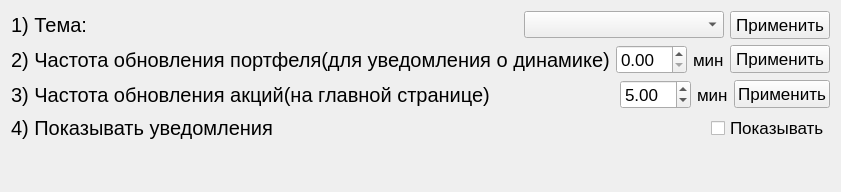
      <widget class="QWidget" name="tab">
       <attribute name="title">
        <string>Настройки⚙️</string>
       </attribute>
       <layout class="QVBoxLayout" name="verticalLayout">
        <item>
         <layout class="QHBoxLayout" name="horizontalLayout">
          <item>
           <widget class="QLabel" name="label">
            <property name="sizePolicy">
             <sizepolicy hsizetype="Expanding" vsizetype="Preferred">
              <horstretch>0</horstretch>
              <verstretch>0</verstretch>
             </sizepolicy>
            </property>
            <property name="font">
             <font>
              <pointsize>15</pointsize>
             </font>
            </property>
            <property name="text">
             <string>1) Тема:</string>
            </property>
           </widget>
          </item>
          <item>
           <widget class="QComboBox" name="comboBox">
            <property name="minimumSize">
             <size>
              <width>200</width>
              <height>0</height>
             </size>
            </property>
            <property name="font">
             <font>
              <pointsize>12</pointsize>
             </font>
            </property>
           </widget>
          </item>
          <item>
           <widget class="QPushButton" name="applay_theme">
            <property name="sizePolicy">
             <sizepolicy hsizetype="Maximum" vsizetype="Fixed">
              <horstretch>0</horstretch>
              <verstretch>0</verstretch>
             </sizepolicy>
            </property>
            <property name="minimumSize">
             <size>
              <width>100</width>
              <height>0</height>
             </size>
            </property>
            <property name="font">
             <font>
              <pointsize>13</pointsize>
             </font>
            </property>
            <property name="text">
             <string>Применить</string>
            </property>
           </widget>
          </item>
         </layout>
        </item>
        <item>
         <layout class="QHBoxLayout" name="horizontalLayout_3">
          <item>
           <widget class="QLabel" name="label_2">
            <property name="sizePolicy">
             <sizepolicy hsizetype="Expanding" vsizetype="Preferred">
              <horstretch>0</horstretch>
              <verstretch>0</verstretch>
             </sizepolicy>
            </property>
            <property name="font">
             <font>
              <pointsize>15</pointsize>
             </font>
            </property>
            <property name="text">
             <string>2) Частота обновления портфеля(для уведомления о динамике)</string>
            </property>
           </widget>
          </item>
          <item>
           <widget class="QDoubleSpinBox" name="doubleSpinBox">
            <property name="font">
             <font>
              <pointsize>13</pointsize>
             </font>
            </property>
           </widget>
          </item>
          <item>
           <widget class="QLabel" name="label_3">
            <property name="font">
             <font>
              <pointsize>13</pointsize>
             </font>
            </property>
            <property name="text">
             <string>мин</string>
            </property>
           </widget>
          </item>
          <item>
           <widget class="QPushButton" name="applay_theme_2">
            <property name="sizePolicy">
             <sizepolicy hsizetype="Maximum" vsizetype="Fixed">
              <horstretch>0</horstretch>
              <verstretch>0</verstretch>
             </sizepolicy>
            </property>
            <property name="minimumSize">
             <size>
              <width>100</width>
              <height>0</height>
             </size>
            </property>
            <property name="font">
             <font>
              <pointsize>13</pointsize>
             </font>
            </property>
            <property name="text">
             <string>Применить</string>
            </property>
           </widget>
          </item>
         </layout>
        </item>
        <item>
         <layout class="QHBoxLayout" name="horizontalLayout_4">
          <item>
           <widget class="QLabel" name="label_4">
            <property name="font">
             <font>
              <pointsize>15</pointsize>
             </font>
            </property>
            <property name="text">
             <string>3) Частота обновления акций(на главной странице)</string>
            </property>
           </widget>
          </item>
          <item>
           <spacer name="horizontalSpacer_5">
            <property name="orientation">
             <enum>Qt::Horizontal</enum>
            </property>
            <property name="sizeHint" stdset="0">
             <size>
              <width>40</width>
              <height>20</height>
             </size>
            </property>
           </spacer>
          </item>
          <item>
           <widget class="QDoubleSpinBox" name="doubleSpinBox_2">
            <property name="font">
             <font>
              <pointsize>13</pointsize>
             </font>
            </property>
            <property name="value">
             <double>5.000000000000000</double>
            </property>
           </widget>
          </item>
          <item>
           <widget class="QLabel" name="label_5">
            <property name="font">
             <font>
              <pointsize>13</pointsize>
             </font>
            </property>
            <property name="text">
             <string>мин</string>
            </property>
           </widget>
          </item>
          <item>
           <widget class="QPushButton" name="applay_theme_3">
            <property name="font">
             <font>
              <pointsize>13</pointsize>
             </font>
            </property>
            <property name="text">
             <string>Применить</string>
            </property>
           </widget>
          </item>
         </layout>
        </item>
        <item>
         <layout class="QHBoxLayout" name="horizontalLayout_2">
          <item>
           <widget class="QLabel" name="label_6">
            <property name="font">
             <font>
              <pointsize>15</pointsize>
             </font>
            </property>
            <property name="text">
             <string>4) Показывать уведомления</string>
            </property>
           </widget>
          </item>
          <item>
           <spacer name="horizontalSpacer_7">
            <property name="orientation">
             <enum>Qt::Horizontal</enum>
            </property>
            <property name="sizeHint" stdset="0">
             <size>
              <width>40</width>
              <height>20</height>
             </size>
            </property>
           </spacer>
          </item>
          <item>
           <widget class="QCheckBox" name="checkBox">
            <property name="font">
             <font>
              <pointsize>13</pointsize>
             </font>
            </property>
            <property name="text">
             <string>Показывать</string>
            </property>
           </widget>
          </item>
         </layout>
        </item>
        <item>
         <spacer name="verticalSpacer_5">
          <property name="orientation">
           <enum>Qt::Vertical</enum>
          </property>
          <property name="sizeHint" stdset="0">
           <size>
            <width>20</width>
            <height>40</height>
           </size>
          </property>
         </spacer>
        </item>
       </layout>
      </widget>
